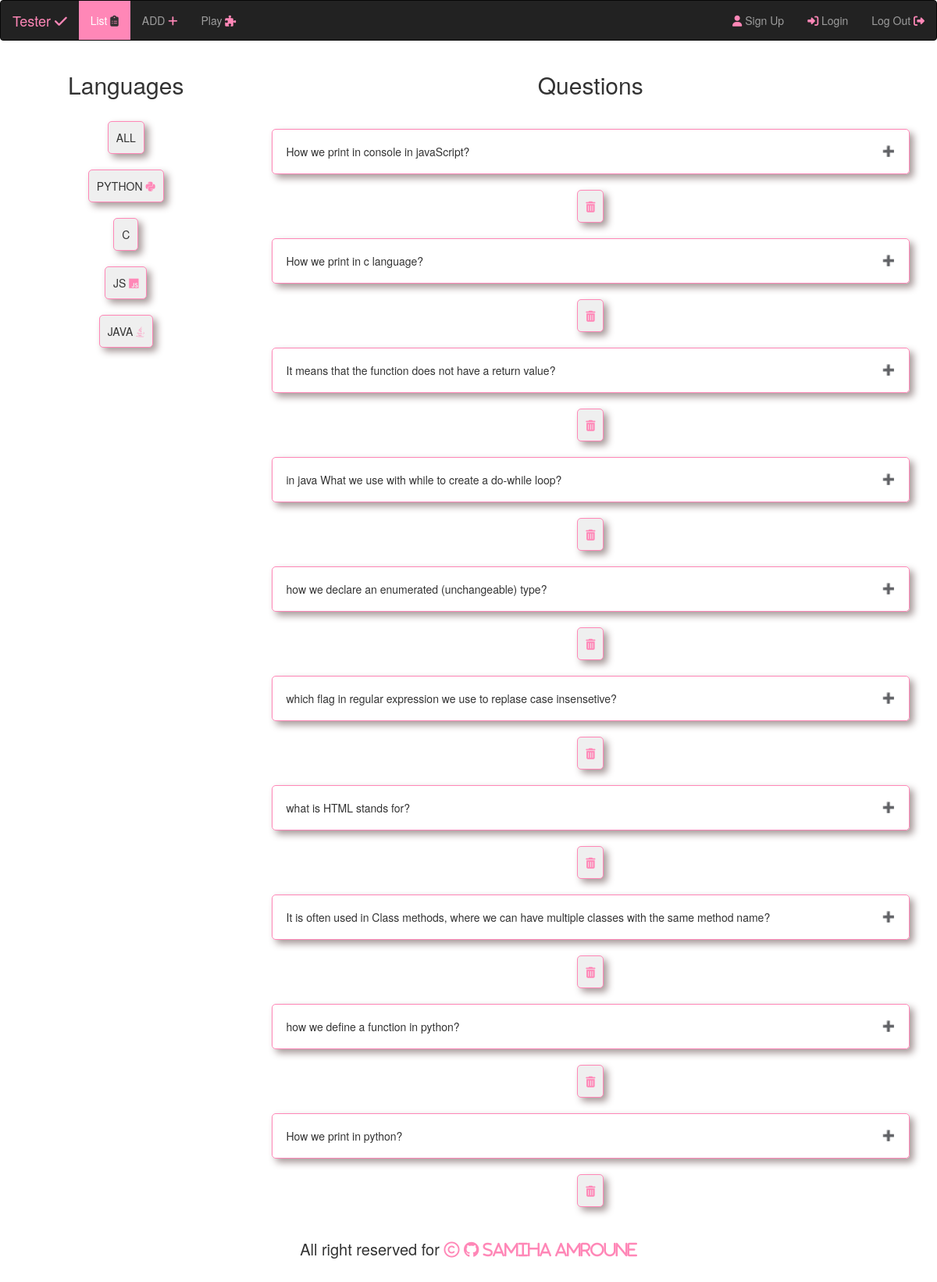
Page /list on the committed database.
### tables this page shows
CREATE TABLE questions(
                        id INTEGER PRIMARY KEY AUTOINCREMENT UNIQUE,
                        question TEXT NOT NULL,
                        answer TEXT NOT NULL,
                        language TEXT NOT NULL);

### app.py (the view, shortened to what this page needs)
@app.route("/list", methods=["GET", "POST"])
def listed():
    if request.method == "POST" and "deleted" in request.form:
        index = request.form.get("deleted")
        db.execute("DELETE FROM questions WHERE id=?", index)
        flash("question deleted")
        db.execute("UPDATE questions SET id = id - 1 WHERE id > ?", index)
        return redirect("/")
    data = db.execute("SELECT * FROM questions")
    question = []
    answer = []
    index = []
    for info in data:
        question.append(info["question"])
        answer.append(info["answer"])
        index.append(info["id"])
    return render_template("list.html", data=zip(question,answer,index))

### app.py (called while the page is built)
@app.after_request
def after_request(response):
    response.headers["Cache-Control"] = "no-cache, no-store, must-revalidate"
    response.headers["Expires"] = 0
    response.headers["Pragma"] = "no-cache"
    return response

@app.before_request
def reset_counter():
    global score
    if "back"  in request.form:
        score = 0

### templates/list.html (shortened to what this page needs)
{% extends "layout.html" %}
{% block main %}
    <form action = "/list" method="post">
        <div class="nestedGrid">
            <div class="language">
                <h2>Languages</h2>
                <button class="list-item" name="language" value="All">ALL</button> <br>
                <button class="list-item" name="language" value="python">PYTHON <i class="fab fa-python"></i> </button> <br>
                <button class="list-item" name="language" value="C">C </button><br>
                <button class="list-item" name="language" value="javaScript">JS <i class="fab fa-js"></i></button><br>
                <button class="list-item" name="language" value="java">JAVA <i class="fab fa-java"></i></button><br>
            </div>
            <div class="question">
                <h2>Questions</h2>
                <ul class="list">
                    {% for i, j, z in data %}
                        <li class="list-item accordion" name="question_deleted" value="{{ i }}">{{ i }}
                        </li>
                        <button class="list-item" name="deleted" value="{{ z }}"><i class="fa fa-trash" ></i></button>
                    {% endfor %}
                </ul>
            </div>
        </div>
    </form>
{% endblock %}

### templates/layout.html (shortened to what this page needs)
<!DOCTYPE html>
<html lang="en">
    <head>
        <link rel="stylesheet" href="https://maxcdn.bootstrapcdn.com/bootstrap/3.4.1/css/bootstrap.min.css">
        <link href="./static/styles.css" rel="stylesheet">
    </head>
    <body>
        <nav class="navbar navbar-inverse">
            <div class="container-fluid">
                <div class="navbar-header">
                    <a class="navbar-brand" href="/" style="color: #FF87B7;">Tester <i class="fa fa-check"></i> </a>
                </div>
                <ul class="nav navbar-nav">
                    <li ><a href="/list" class="active">List <i class="fa fa-clipboard-list"></i> </a></li>
                    <li><a href="/add">ADD <i class="fa fa-plus"></i></a></li>
                    <li><a href="/play">Play <i class="fa fa-puzzle-piece"></i></a></li>
                </ul>
                <ul class="nav navbar-nav navbar-right">
                    <li><a href="/sign_up"><i class="fa fa-user"></i> Sign Up</a></li>
                    <li><a href="/login"><i class="fa fa-sign-in-alt"></i> Login</a></li>
                    <li> <a href="/logout"> Log Out <i class="fa fa-sign-out-alt"></i></a></li>
                </ul>
            </div>
        </nav>
        <main class="container-fluid py-5 text-center">
            {% block main %}{% endblock %}
        </main>
        <footer class="ft">
            All right reserved for <i class="fa fa-copyright"></i>
            <a href="https://github.com/Samzizo" target="_blank">
                <i class="fa fa-github">
                    Samiha Amroune
                </i>
            </a>
        </footer>
    </body>
</html>

### static/styles.css (style rules this page uses)
i { color: #FF87B7; }
.active a { background: #FF87B7 !important; }
.active { background: #FF87B7 !important; }
.active a i { color: #333; }
.ft { left: 0; bottom: 0; width: 100%; height: 150px !important; font-size: 20px !important; text-align: center !important; }
.nestedGrid { display: grid; grid-template-columns: 25% 75%; grid-template-rows: 25% 75%; grid-gap: 10px; }
.list, .list-item , h2, .opt { padding: 10px; margin: 10px; }
.list-item, .opt { border: 1px solid #FF87B7; border-radius: 5px; box-shadow: 5px 5px 10px #a79999; cursor: pointer; list-style-type: none; }
.accordion:after { content: '\02795'; font-size: 13px; color: #777; float: right; margin-left: 5px; }
.accordion { padding: 18px; width: auto; text-align: left; transition: 0.4s; }
.active, .accordion:hover { background-color: #ccc; }

### rows in the picture
questions: question "How we print in console in javaScript?", {{ z }} 1 (drawn)
questions: question "How we print in c language?", {{ z }} 2 (drawn)
questions: question "It means that the function does not have a return value?", {{ z }} 3 (drawn)
questions: question "in java What we use with while to create a do-while loop?", {{ z }} 4 (drawn)
questions: question "how we declare an enumerated (unchangeable) type?", {{ z }} 5 (drawn)
questions: question "which flag in regular expression we use to replase case insensetive?", {{ z }} 6 (drawn)
questions: question "what is HTML stands for?", {{ z }} 7 (drawn)
questions: question "It is often used in Class methods, where we can have multiple classes with the same method name?", {{ z }} 8 (drawn)
questions: question "how we define a function in python?", {{ z }} 9 (drawn)
questions: question "How we print in python?", {{ z }} 11 (drawn)
